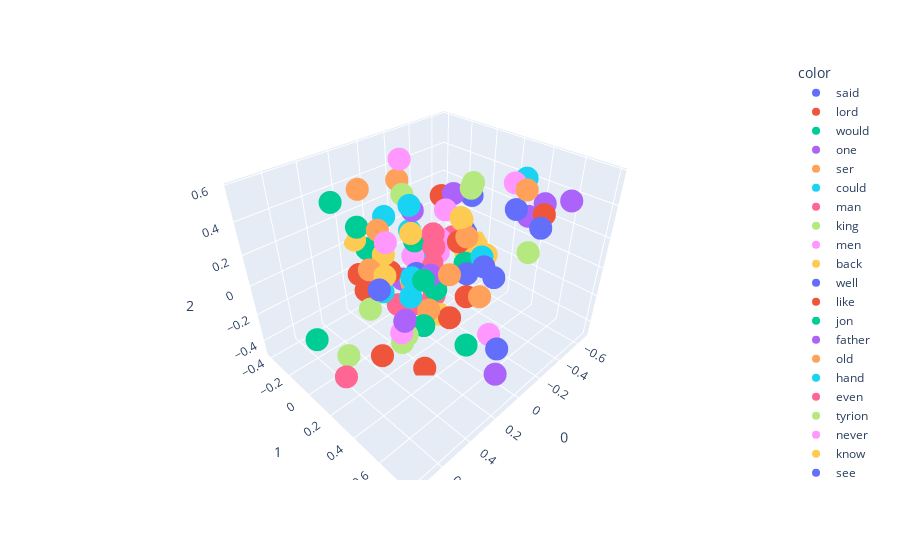

The code cell stored with this chart in its notebook:
### Code cell
import plotly.express as px
fig = px.scatter_3d(X[:100],x=0,y=1,z=2,color = y[:100])
fig.show()

### Figure 1 — Plotly figure (JSON) as saved in the notebook; plotly's stock layout.template omitted (floating-point values rounded to 4 significant figures)
{"data": [{"hovertemplate": "color=said<br>0=%{x}<br>1=%{y}<br>2=%{z}<extra></extra>", "legendgroup": "said", "marker": {"color": "#636efa", "symbol": "circle"}, "mode": "markers", "name": "said", "scene": "scene", "showlegend": true, "type": "scatter3d", "x": [-0.4817], "y": [0.02065], "z": [0.2538]}, {"hovertemplate": "color=lord<br>0=%{x}<br>1=%{y}<br>2=%{z}<extra></extra>", "legendgroup": "lord", "marker": {"color": "#EF553B", "symbol": "circle"}, "mode": "markers", "name": "lord", "scene": "scene", "showlegend": true, "type": "scatter3d", "x": [-0.3768], "y": [0.5975], "z": [0.3884]}, {"hovertemplate": "color=would<br>0=%{x}<br>1=%{y}<br>2=%{z}<extra></extra>", "legendgroup": "would", "marker": {"color": "#00cc96", "symbol": "circle"}, "mode": "markers", "name": "would", "scene": "scene", "showlegend": true, "type": "scatter3d", "x": [-0.5388], "y": [-0.0584], "z": [-0.3112]}, {"hovertemplate": "color=one<br>0=%{x}<br>1=%{y}<br>2=%{z}<extra></extra>", "legendgroup": "one", "marker": {"color": "#ab63fa", "symbol": "circle"}, "mode": "markers", "name": "one", "scene": "scene", "showlegend": true, "type": "scatter3d", "x": [0.01633], "y": [0.1632], "z": [-0.01575]}, {"hovertemplate": "color=ser<br>0=%{x}<br>1=%{y}<br>2=%{z}<extra></extra>", "legendgroup": "ser", "marker": {"color": "#FFA15A", "symbol": "circle"}, "mode": "markers", "name": "ser", "scene": "scene", "showlegend": true, "type": "scatter3d", "x": [-0.2668], "y": [0.5486], "z": [0.5499]}, {"hovertemplate": "color=could<br>0=%{x}<br>1=%{y}<br>2=%{z}<extra></extra>", "legendgroup": "could", "marker": {"color": "#19d3f3", "symbol": "circle"}, "mode": "markers", "name": "could", "scene": "scene", "showlegend": true, "type": "scatter3d", "x": [-0.04818], "y": [-0.1339], "z": [-0.2388]}, {"hovertemplate": "color=man<br>0=%{x}<br>1=%{y}<br>2=%{z}<extra></extra>", "legendgroup": "man", "marker": {"color": "#FF6692", "symbol": "circle"}, "mode": "markers", "name": "man", "scene": "scene", "showlegend": true, "type": "scatter3d", "x": [-0.06837], "y": [0.09844], "z": [0.1923]}, {"hovertemplate": "color=king<br>0=%{x}<br>1=%{y}<br>2=%{z}<extra></extra>", "legendgroup": "king", "marker": {"color": "#B6E880", "symbol": "circle"}, "mode": "markers", "name": "king", "scene": "scene", "showlegend": true, "type": "scatter3d", "x": [-0.3747], "y": [0.5324], "z": [0.1262]}, {"hovertemplate": "color=men<br>0=%{x}<br>1=%{y}<br>2=%{z}<extra></extra>", "legendgroup": "men", "marker": {"color": "#FF97FF", "symbol": "circle"}, "mode": "markers", "name": "men", "scene": "scene", "showlegend": true, "type": "scatter3d", "x": [-0.1029], "y": [0.5136], "z": [-0.3168]}, {"hovertemplate": "color=back<br>0=%{x}<br>1=%{y}<br>2=%{z}<extra></extra>", "legendgroup": "back", "marker": {"color": "#FECB52", "symbol": "circle"}, "mode": "markers", "name": "back", "scene": "scene", "showlegend": true, "type": "scatter3d", "x": [0.2413], "y": [0.03319], "z": [0.02648]}, {"hovertemplate": "color=well<br>0=%{x}<br>1=%{y}<br>2=%{z}<extra></extra>", "legendgroup": "well", "marker": {"color": "#636efa", "symbol": "circle"}, "mode": "markers", "name": "well", "scene": "scene", "showlegend": true, "type": "scatter3d", "x": [-0.4399], "y": [0.1826], "z": [-0.1741]}, {"hovertemplate": "color=like<br>0=%{x}<br>1=%{y}<br>2=%{z}<extra></extra>", "legendgroup": "like", "marker": {"color": "#EF553B", "symbol": "circle"}, "mode": "markers", "name": "like", "scene": "scene", "showlegend": true, "type": "scatter3d", "x": [0.2469], "y": [-0.1453], "z": [-0.167]}, {"hovertemplate": "color=jon<br>0=%{x}<br>1=%{y}<br>2=%{z}<extra></extra>", "legendgroup": "jon", "marker": {"color": "#00cc96", "symbol": "circle"}, "mode": "markers", "name": "jon", "scene": "scene", "showlegend": true, "type": "scatter3d", "x": [-0.02028], "y": [-0.003447], "z": [0.1218]}, {"hovertemplate": "color=father<br>0=%{x}<br>1=%{y}<br>2=%{z}<extra></extra>", "legendgroup": "father", "marker": {"color": "#ab63fa", "symbol": "circle"}, "mode": "markers", "name": "father", "scene": "scene", "showlegend": true, "type": "scatter3d", "x": [-0.6238], "y": [0.3432], "z": [0.181]}, {"hovertemplate": "color=old<br>0=%{x}<br>1=%{y}<br>2=%{z}<extra></extra>", "legendgroup": "old", "marker": {"color": "#FFA15A", "symbol": "circle"}, "mode": "markers", "name": "old", "scene": "scene", "showlegend": true, "type": "scatter3d", "x": [-0.007995], "y": [0.2848], "z": [0.03645]}, {"hovertemplate": "color=hand<br>0=%{x}<br>1=%{y}<br>2=%{z}<extra></extra>", "legendgroup": "hand", "marker": {"color": "#19d3f3", "symbol": "circle"}, "mode": "markers", "name": "hand", "scene": "scene", "showlegend": true, "type": "scatter3d", "x": [0.107], "y": [0.09815], "z": [0.4363]}, {"hovertemplate": "color=even<br>0=%{x}<br>1=%{y}<br>2=%{z}<extra></extra>", "legendgroup": "even", "marker": {"color": "#FF6692", "symbol": "circle"}, "mode": "markers", "name": "even", "scene": "scene", "showlegend": true, "type": "scatter3d", "x": [-0.09541], "y": [-0.09469], "z": [-0.4337]}, {"hovertemplate": "color=tyrion<br>0=%{x}<br>1=%{y}<br>2=%{z}<extra></extra>", "legendgroup": "tyrion", "marker": {"color": "#B6E880", "symbol": "circle"}, "mode": "markers", "name": "tyrion", "scene": "scene", "showlegend": true, "type": "scatter3d", "x": [-0.1017], "y": [-0.1907], "z": [0.3212]}, {"hovertemplate": "color=never<br>0=%{x}<br>1=%{y}<br>2=%{z}<extra></extra>", "legendgroup": "never", "marker": {"color": "#FF97FF", "symbol": "circle"}, "mode": "markers", "name": "never", "scene": "scene", "showlegend": true, "type": "scatter3d", "x": [-0.4322], "y": [-0.1992], "z": [-0.1333]}, {"hovertemplate": "color=know<br>0=%{x}<br>1=%{y}<br>2=%{z}<extra></extra>", "legendgroup": "know", "marker": {"color": "#FECB52", "symbol": "circle"}, "mode": "markers", "name": "know", "scene": "scene", "showlegend": true, "type": "scatter3d", "x": [-0.6639], "y": [-0.05669], "z": [-0.2013]}, {"hovertemplate": "color=see<br>0=%{x}<br>1=%{y}<br>2=%{z}<extra></extra>", "legendgroup": "see", "marker": {"color": "#636efa", "symbol": "circle"}, "mode": "markers", "name": "see", "scene": "scene", "showlegend": true, "type": "scatter3d", "x": [-0.06194], "y": [-0.03921], "z": [-0.1464]}, {"hovertemplate": "color=made<br>0=%{x}<br>1=%{y}<br>2=%{z}<extra></extra>", "legendgroup": "made", "marker": {"color": "#EF553B", "symbol": "circle"}, "mode": "markers", "name": "made", "scene": "scene", "showlegend": true, "type": "scatter3d", "x": [0.09444], "y": [-0.09759], "z": [-0.08534]}, {"hovertemplate": "color=eyes<br>0=%{x}<br>1=%{y}<br>2=%{z}<extra></extra>", "legendgroup": "eyes", "marker": {"color": "#00cc96", "symbol": "circle"}, "mode": "markers", "name": "eyes", "scene": "scene", "showlegend": true, "type": "scatter3d", "x": [0.2587], "y": [-0.1625], "z": [0.2625]}, {"hovertemplate": "color=black<br>0=%{x}<br>1=%{y}<br>2=%{z}<extra></extra>", "legendgroup": "black", "marker": {"color": "#ab63fa", "symbol": "circle"}, "mode": "markers", "name": "black", "scene": "scene", "showlegend": true, "type": "scatter3d", "x": [0.4551], "y": [0.43], "z": [0.07447]}, {"hovertemplate": "color=told<br>0=%{x}<br>1=%{y}<br>2=%{z}<extra></extra>", "legendgroup": "told", "marker": {"color": "#FFA15A", "symbol": "circle"}, "mode": "markers", "name": "told", "scene": "scene", "showlegend": true, "type": "scatter3d", "x": [-0.4888], "y": [-0.01058], "z": [-0.05795]}, {"hovertemplate": "color=lady<br>0=%{x}<br>1=%{y}<br>2=%{z}<extra></extra>", "legendgroup": "lady", "marker": {"color": "#19d3f3", "symbol": "circle"}, "mode": "markers", "name": "lady", "scene": "scene", "showlegend": true, "type": "scatter3d", "x": [-0.4519], "y": [0.4178], "z": [0.5085]}, {"hovertemplate": "color=thought<br>0=%{x}<br>1=%{y}<br>2=%{z}<extra></extra>", "legendgroup": "thought", "marker": {"color": "#FF6692", "symbol": "circle"}, "mode": "markers", "name": "thought", "scene": "scene", "showlegend": true, "type": "scatter3d", "x": [-0.2617], "y": [-0.2277], "z": [-0.09493]}, {"hovertemplate": "color=time<br>0=%{x}<br>1=%{y}<br>2=%{z}<extra></extra>", "legendgroup": "time", "marker": {"color": "#B6E880", "symbol": "circle"}, "mode": "markers", "name": "time", "scene": "scene", "showlegend": true, "type": "scatter3d", "x": [-0.03353], "y": [-0.05552], "z": [-0.1889]}, {"hovertemplate": "color=long<br>0=%{x}<br>1=%{y}<br>2=%{z}<extra></extra>", "legendgroup": "long", "marker": {"color": "#FF97FF", "symbol": "circle"}, "mode": "markers", "name": "long", "scene": "scene", "showlegend": true, "type": "scatter3d", "x": [0.2998], "y": [0.2224], "z": [-0.2328]}, {"hovertemplate": "color=might<br>0=%{x}<br>1=%{y}<br>2=%{z}<extra></extra>", "legendgroup": "might", "marker": {"color": "#FECB52", "symbol": "circle"}, "mode": "markers", "name": "might", "scene": "scene", "showlegend": true, "type": "scatter3d", "x": [-0.5816], "y": [-0.09379], "z": [-0.2536]}, {"hovertemplate": "color=us<br>0=%{x}<br>1=%{y}<br>2=%{z}<extra></extra>", "legendgroup": "us", "marker": {"color": "#636efa", "symbol": "circle"}, "mode": "markers", "name": "us", "scene": "scene", "showlegend": true, "type": "scatter3d", "x": [-0.5427], "y": [0.1913], "z": [-0.3068]}, {"hovertemplate": "color=come<br>0=%{x}<br>1=%{y}<br>2=%{z}<extra></extra>", "legendgroup": "come", "marker": {"color": "#EF553B", "symbol": "circle"}, "mode": "markers", "name": "come", "scene": "scene", "showlegend": true, "type": "scatter3d", "x": [-0.3786], "y": [0.1011], "z": [-0.4255]}, {"hovertemplate": "color=face<br>0=%{x}<br>1=%{y}<br>2=%{z}<extra></extra>", "legendgroup": "face", "marker": {"color": "#00cc96", "symbol": "circle"}, "mode": "markers", "name": "face", "scene": "scene", "showlegend": true, "type": "scatter3d", "x": [0.3426], "y": [-0.2602], "z": [0.4078]}, {"hovertemplate": "color=still<br>0=%{x}<br>1=%{y}<br>2=%{z}<extra></extra>", "legendgroup": "still", "marker": {"color": "#ab63fa", "symbol": "circle"}, "mode": "markers", "name": "still", "scene": "scene", "showlegend": true, "type": "scatter3d", "x": [0.1222], "y": [0.05565], "z": [-0.3531]}, {"hovertemplate": "color=head<br>0=%{x}<br>1=%{y}<br>2=%{z}<extra></extra>", "legendgroup": "head", "marker": {"color": "#FFA15A", "symbol": "circle"}, "mode": "markers", "name": "head", "scene": "scene", "showlegend": true, "type": "scatter3d", "x": [0.3161], "y": [-0.04431], "z": [0.5497]}, {"hovertemplate": "color=red<br>0=%{x}<br>1=%{y}<br>2=%{z}<extra></extra>", "legendgroup": "red", "marker": {"color": "#19d3f3", "symbol": "circle"}, "mode": "markers", "name": "red", "scene": "scene", "showlegend": true, "type": "scatter3d", "x": [0.3428], "y": [0.3644], "z": [0.2383]}, {"hovertemplate": "color=way<br>0=%{x}<br>1=%{y}<br>2=%{z}<extra></extra>", "legendgroup": "way", "marker": {"color": "#FF6692", "symbol": "circle"}, "mode": "markers", "name": "way", "scene": "scene", "showlegend": true, "type": "scatter3d", "x": [0.08025], "y": [-0.05499], "z": [-0.3187]}, {"hovertemplate": "color=boy<br>0=%{x}<br>1=%{y}<br>2=%{z}<extra></extra>", "legendgroup": "boy", "marker": {"color": "#B6E880", "symbol": "circle"}, "mode": "markers", "name": "boy", "scene": "scene", "showlegend": true, "type": "scatter3d", "x": [-0.2826], "y": [0.1787], "z": [0.4254]}, {"hovertemplate": "color=page<br>0=%{x}<br>1=%{y}<br>2=%{z}<extra></extra>", "legendgroup": "page", "marker": {"color": "#FF97FF", "symbol": "circle"}, "mode": "markers", "name": "page", "scene": "scene", "showlegend": true, "type": "scatter3d", "x": [-0.145], "y": [0.1177], "z": [0.3212]}, {"hovertemplate": "color=must<br>0=%{x}<br>1=%{y}<br>2=%{z}<extra></extra>", "legendgroup": "must", "marker": {"color": "#FECB52", "symbol": "circle"}, "mode": "markers", "name": "must", "scene": "scene", "showlegend": true, "type": "scatter3d", "x": [-0.6419], "y": [0.03762], "z": [-0.2452]}, {"hovertemplate": "color=queen<br>0=%{x}<br>1=%{y}<br>2=%{z}<extra></extra>", "legendgroup": "queen", "marker": {"color": "#636efa", "symbol": "circle"}, "mode": "markers", "name": "queen", "scene": "scene", "showlegend": true, "type": "scatter3d", "x": [-0.4921], "y": [0.3443], "z": [0.2774]}, {"hovertemplate": "color=good<br>0=%{x}<br>1=%{y}<br>2=%{z}<extra></extra>", "legendgroup": "good", "marker": {"color": "#EF553B", "symbol": "circle"}, "mode": "markers", "name": "good", "scene": "scene", "showlegend": true, "type": "scatter3d", "x": [-0.4862], "y": [-0.07981], "z": [-0.1244]}, {"hovertemplate": "color=two<br>0=%{x}<br>1=%{y}<br>2=%{z}<extra></extra>", "legendgroup": "two", "marker": {"color": "#00cc96", "symbol": "circle"}, "mode": "markers", "name": "two", "scene": "scene", "showlegend": true, "type": "scatter3d", "x": [0.1977], "y": [0.6], "z": [-0.1386]}, {"hovertemplate": "color=brother<br>0=%{x}<br>1=%{y}<br>2=%{z}<extra></extra>", "legendgroup": "brother", "marker": {"color": "#ab63fa", "symbol": "circle"}, "mode": "markers", "name": "brother", "scene": "scene", "showlegend": true, "type": "scatter3d", "x": [-0.5449], "y": [0.4926], "z": [0.3501]}, {"hovertemplate": "color=night<br>0=%{x}<br>1=%{y}<br>2=%{z}<extra></extra>", "legendgroup": "night", "marker": {"color": "#FFA15A", "symbol": "circle"}, "mode": "markers", "name": "night", "scene": "scene", "showlegend": true, "type": "scatter3d", "x": [0.01917], "y": [0.1497], "z": [-0.2765]}, {"hovertemplate": "color=little<br>0=%{x}<br>1=%{y}<br>2=%{z}<extra></extra>", "legendgroup": "little", "marker": {"color": "#19d3f3", "symbol": "circle"}, "mode": "markers", "name": "little", "scene": "scene", "showlegend": true, "type": "scatter3d", "x": [-0.1169], "y": [-0.1497], "z": [0.08841]}, {"hovertemplate": "color=took<br>0=%{x}<br>1=%{y}<br>2=%{z}<extra></extra>", "legendgroup": "took", "marker": {"color": "#FF6692", "symbol": "circle"}, "mode": "markers", "name": "took", "scene": "scene", "showlegend": true, "type": "scatter3d", "x": [0.008446], "y": [0.1805], "z": [0.1776]}, {"hovertemplate": "color=came<br>0=%{x}<br>1=%{y}<br>2=%{z}<extra></extra>", "legendgroup": "came", "marker": {"color": "#B6E880", "symbol": "circle"}, "mode": "markers", "name": "came", "scene": "scene", "showlegend": true, "type": "scatter3d", "x": [0.2735], "y": [0.1949], "z": [-0.3412]}, {"hovertemplate": "color=though<br>0=%{x}<br>1=%{y}<br>2=%{z}<extra></extra>", "legendgroup": "though", "marker": {"color": "#FF97FF", "symbol": "circle"}, "mode": "markers", "name": "though", "scene": "scene", "showlegend": true, "type": "scatter3d", "x": [-0.1943], "y": [-0.2112], "z": [-0.1605]}, {"hovertemplate": "color=say<br>0=%{x}<br>1=%{y}<br>2=%{z}<extra></extra>", "legendgroup": "say", "marker": {"color": "#FECB52", "symbol": "circle"}, "mode": "markers", "name": "say", "scene": "scene", "showlegend": true, "type": "scatter3d", "x": [-0.6242], "y": [-0.1769], "z": [-0.05032]}, {"hovertemplate": "color=three<br>0=%{x}<br>1=%{y}<br>2=%{z}<extra></extra>", "legendgroup": "three", "marker": {"color": "#636efa", "symbol": "circle"}, "mode": "markers", "name": "three", "scene": "scene", "showlegend": true, "type": "scatter3d", "x": [0.08324], "y": [0.7096], "z": [-0.1692]}, {"hovertemplate": "color=away<br>0=%{x}<br>1=%{y}<br>2=%{z}<extra></extra>", "legendgroup": "away", "marker": {"color": "#EF553B", "symbol": "circle"}, "mode": "markers", "name": "away", "scene": "scene", "showlegend": true, "type": "scatter3d", "x": [0.2688], "y": [-0.1678], "z": [-0.05059]}, {"hovertemplate": "color=dead<br>0=%{x}<br>1=%{y}<br>2=%{z}<extra></extra>", "legendgroup": "dead", "marker": {"color": "#00cc96", "symbol": "circle"}, "mode": "markers", "name": "dead", "scene": "scene", "showlegend": true, "type": "scatter3d", "x": [-0.06217], "y": [0.1277], "z": [-0.1794]}, {"hovertemplate": "color=son<br>0=%{x}<br>1=%{y}<br>2=%{z}<extra></extra>", "legendgroup": "son", "marker": {"color": "#ab63fa", "symbol": "circle"}, "mode": "markers", "name": "son", "scene": "scene", "showlegend": true, "type": "scatter3d", "x": [-0.4269], "y": [0.7095], "z": [0.4901]}, {"hovertemplate": "color=blood<br>0=%{x}<br>1=%{y}<br>2=%{z}<extra></extra>", "legendgroup": "blood", "marker": {"color": "#FFA15A", "symbol": "circle"}, "mode": "markers", "name": "blood", "scene": "scene", "showlegend": true, "type": "scatter3d", "x": [0.2478], "y": [-0.09493], "z": [0.007364]}, {"hovertemplate": "color=take<br>0=%{x}<br>1=%{y}<br>2=%{z}<extra></extra>", "legendgroup": "take", "marker": {"color": "#19d3f3", "symbol": "circle"}, "mode": "markers", "name": "take", "scene": "scene", "showlegend": true, "type": "scatter3d", "x": [-0.4574], "y": [0.148], "z": [-0.1235]}, {"hovertemplate": "color=go<br>0=%{x}<br>1=%{y}<br>2=%{z}<extra></extra>", "legendgroup": "go", "marker": {"color": "#FF6692", "symbol": "circle"}, "mode": "markers", "name": "go", "scene": "scene", "showlegend": true, "type": "scatter3d", "x": [-0.2732], "y": [-0.1816], "z": [-0.3124]}, {"hovertemplate": "color=half<br>0=%{x}<br>1=%{y}<br>2=%{z}<extra></extra>", "legendgroup": "half", "marker": {"color": "#B6E880", "symbol": "circle"}, "mode": "markers", "name": "half", "scene": "scene", "showlegend": true, "type": "scatter3d", "x": [0.2525], "y": [0.2118], "z": [-0.2871]}, {"hovertemplate": "color=make<br>0=%{x}<br>1=%{y}<br>2=%{z}<extra></extra>", "legendgroup": "make", "marker": {"color": "#FF97FF", "symbol": "circle"}, "mode": "markers", "name": "make", "scene": "scene", "showlegend": true, "type": "scatter3d", "x": [-0.4402], "y": [-0.2201], "z": [-0.2479]}, {"hovertemplate": "color=arya<br>0=%{x}<br>1=%{y}<br>2=%{z}<extra></extra>", "legendgroup": "arya", "marker": {"color": "#FECB52", "symbol": "circle"}, "mode": "markers", "name": "arya", "scene": "scene", "showlegend": true, "type": "scatter3d", "x": [0.114], "y": [-0.4012], "z": [0.01203]}, {"hovertemplate": "color=saw<br>0=%{x}<br>1=%{y}<br>2=%{z}<extra></extra>", "legendgroup": "saw", "marker": {"color": "#636efa", "symbol": "circle"}, "mode": "markers", "name": "saw", "scene": "scene", "showlegend": true, "type": "scatter3d", "x": [0.3145], "y": [0.06949], "z": [-0.01023]}, {"hovertemplate": "color=day<br>0=%{x}<br>1=%{y}<br>2=%{z}<extra></extra>", "legendgroup": "day", "marker": {"color": "#EF553B", "symbol": "circle"}, "mode": "markers", "name": "day", "scene": "scene", "showlegend": true, "type": "scatter3d", "x": [-0.09182], "y": [0.2182], "z": [-0.3636]}, {"hovertemplate": "color=white<br>0=%{x}<br>1=%{y}<br>2=%{z}<extra></extra>", "legendgroup": "white", "marker": {"color": "#00cc96", "symbol": "circle"}, "mode": "markers", "name": "white", "scene": "scene", "showlegend": true, "type": "scatter3d", "x": [0.4067], "y": [0.5112], "z": [0.3325]}, {"hovertemplate": "color=jaime<br>0=%{x}<br>1=%{y}<br>2=%{z}<extra></extra>", "legendgroup": "jaime", "marker": {"color": "#ab63fa", "symbol": "circle"}, "mode": "markers", "name": "jaime", "scene": "scene", "showlegend": true, "type": "scatter3d", "x": [-0.2417], "y": [0.08508], "z": [0.3746]}, {"hovertemplate": "color=first<br>0=%{x}<br>1=%{y}<br>2=%{z}<extra></extra>", "legendgroup": "first", "marker": {"color": "#FFA15A", "symbol": "circle"}, "mode": "markers", "name": "first", "scene": "scene", "showlegend": true, "type": "scatter3d", "x": [-0.1916], "y": [0.3596], "z": [-0.1773]}, {"hovertemplate": "color=look<br>0=%{x}<br>1=%{y}<br>2=%{z}<extra></extra>", "legendgroup": "look", "marker": {"color": "#19d3f3", "symbol": "circle"}, "mode": "markers", "name": "look", "scene": "scene", "showlegend": true, "type": "scatter3d", "x": [-0.009828], "y": [-0.2569], "z": [0.1855]}, {"hovertemplate": "color=want<br>0=%{x}<br>1=%{y}<br>2=%{z}<extra></extra>", "legendgroup": "want", "marker": {"color": "#FF6692", "symbol": "circle"}, "mode": "markers", "name": "want", "scene": "scene", "showlegend": true, "type": "scatter3d", "x": [-0.5445], "y": [-0.1833], "z": [-0.1548]}, {"hovertemplate": "color=much<br>0=%{x}<br>1=%{y}<br>2=%{z}<extra></extra>", "legendgroup": "much", "marker": {"color": "#B6E880", "symbol": "circle"}, "mode": "markers", "name": "much", "scene": "scene", "showlegend": true, "type": "scatter3d", "x": [-0.4868], "y": [-0.256], "z": [-0.2186]}, {"hovertemplate": "color=enough<br>0=%{x}<br>1=%{y}<br>2=%{z}<extra></extra>", "legendgroup": "enough", "marker": {"color": "#FF97FF", "symbol": "circle"}, "mode": "markers", "name": "enough", "scene": "scene", "showlegend": true, "type": "scatter3d", "x": [-0.2164], "y": [-0.08104], "z": [-0.3046]}, {"hovertemplate": "color=sword<br>0=%{x}<br>1=%{y}<br>2=%{z}<extra></extra>", "legendgroup": "sword", "marker": {"color": "#FECB52", "symbol": "circle"}, "mode": "markers", "name": "sword", "scene": "scene", "showlegend": true, "type": "scatter3d", "x": [0.132], "y": [0.1332], "z": [0.2951]}, {"hovertemplate": "color=tell<br>0=%{x}<br>1=%{y}<br>2=%{z}<extra></extra>", "legendgroup": "tell", "marker": {"color": "#636efa", "symbol": "circle"}, "mode": "markers", "name": "tell", "scene": "scene", "showlegend": true, "type": "scatter3d", "x": [-0.6686], "y": [-0.1757], "z": [-0.123]}, {"hovertemplate": "color=girl<br>0=%{x}<br>1=%{y}<br>2=%{z}<extra></extra>", "legendgroup": "girl", "marker": {"color": "#EF553B", "symbol": "circle"}, "mode": "markers", "name": "girl", "scene": "scene", "showlegend": true, "type": "scatter3d", "x": [-0.2311], "y": [0.001692], "z": [0.3359]}, {"hovertemplate": "color=bran<br>0=%{x}<br>1=%{y}<br>2=%{z}<extra></extra>", "legendgroup": "bran", "marker": {"color": "#00cc96", "symbol": "circle"}, "mode": "markers", "name": "bran", "scene": "scene", "showlegend": true, "type": "scatter3d", "x": [0.05395], "y": [-0.3642], "z": [-0.06182]}, {"hovertemplate": "color=great<br>0=%{x}<br>1=%{y}<br>2=%{z}<extra></extra>", "legendgroup": "great", "marker": {"color": "#ab63fa", "symbol": "circle"}, "mode": "markers", "name": "great", "scene": "scene", "showlegend": true, "type": "scatter3d", "x": [0.1918], "y": [0.7915], "z": [-0.2108]}, {"hovertemplate": "color=looked<br>0=%{x}<br>1=%{y}<br>2=%{z}<extra></extra>", "legendgroup": "looked", "marker": {"color": "#FFA15A", "symbol": "circle"}, "mode": "markers", "name": "looked", "scene": "scene", "showlegend": true, "type": "scatter3d", "x": [0.1956], "y": [-0.06287], "z": [0.2587]}, {"hovertemplate": "color=left<br>0=%{x}<br>1=%{y}<br>2=%{z}<extra></extra>", "legendgroup": "left", "marker": {"color": "#19d3f3", "symbol": "circle"}, "mode": "markers", "name": "left", "scene": "scene", "showlegend": true, "type": "scatter3d", "x": [0.2544], "y": [0.2545], "z": [0.01072]}, {"hovertemplate": "color=knew<br>0=%{x}<br>1=%{y}<br>2=%{z}<extra></extra>", "legendgroup": "knew", "marker": {"color": "#FF6692", "symbol": "circle"}, "mode": "markers", "name": "knew", "scene": "scene", "showlegend": true, "type": "scatter3d", "x": [-0.3516], "y": [-0.1939], "z": [-0.2841]}, {"hovertemplate": "color=asked<br>0=%{x}<br>1=%{y}<br>2=%{z}<extra></extra>", "legendgroup": "asked", "marker": {"color": "#B6E880", "symbol": "circle"}, "mode": "markers", "name": "asked", "scene": "scene", "showlegend": true, "type": "scatter3d", "x": [-0.4935], "y": [0.01681], "z": [0.334]}, {"hovertemplate": "color=gave<br>0=%{x}<br>1=%{y}<br>2=%{z}<extra></extra>", "legendgroup": "gave", "marker": {"color": "#FF97FF", "symbol": "circle"}, "mode": "markers", "name": "gave", "scene": "scene", "showlegend": true, "type": "scatter3d", "x": [-0.07341], "y": [-0.1705], "z": [0.5526]}, {"hovertemplate": "color=maester<br>0=%{x}<br>1=%{y}<br>2=%{z}<extra></extra>", "legendgroup": "maester", "marker": {"color": "#FECB52", "symbol": "circle"}, "mode": "markers", "name": "maester", "scene": "scene", "showlegend": true, "type": "scatter3d", "x": [-0.1442], "y": [0.2342], "z": [0.3199]}, {"hovertemplate": "color=called<br>0=%{x}<br>1=%{y}<br>2=%{z}<extra></extra>", "legendgroup": "called", "marker": {"color": "#636efa", "symbol": "circle"}, "mode": "markers", "name": "called", "scene": "scene", "showlegend": true, "type": "scatter3d", "x": [-0.196], "y": [0.6965], "z": [0.4245]}, {"hovertemplate": "color=wall<br>0=%{x}<br>1=%{y}<br>2=%{z}<extra></extra>", "legendgroup": "wall", "marker": {"color": "#EF553B", "symbol": "circle"}, "mode": "markers", "name": "wall", "scene": "scene", "showlegend": true, "type": "scatter3d", "x": [0.2296], "y": [0.3288], "z": [-0.4817]}, {"hovertemplate": "color=every<br>0=%{x}<br>1=%{y}<br>2=%{z}<extra></extra>", "legendgroup": "every", "marker": {"color": "#00cc96", "symbol": "circle"}, "mode": "markers", "name": "every", "scene": "scene", "showlegend": true, "type": "scatter3d", "x": [0.1224], "y": [0.2131], "z": [-0.2967]}, {"hovertemplate": "color=heard<br>0=%{x}<br>1=%{y}<br>2=%{z}<extra></extra>", "legendgroup": "heard", "marker": {"color": "#ab63fa", "symbol": "circle"}, "mode": "markers", "name": "heard", "scene": "scene", "showlegend": true, "type": "scatter3d", "x": [-0.01464], "y": [-0.1169], "z": [-0.2047]}, {"hovertemplate": "color=sansa<br>0=%{x}<br>1=%{y}<br>2=%{z}<extra></extra>", "legendgroup": "sansa", "marker": {"color": "#FFA15A", "symbol": "circle"}, "mode": "markers", "name": "sansa", "scene": "scene", "showlegend": true, "type": "scatter3d", "x": [-0.1889], "y": [-0.3319], "z": [0.3378]}, {"hovertemplate": "color=let<br>0=%{x}<br>1=%{y}<br>2=%{z}<extra></extra>", "legendgroup": "let", "marker": {"color": "#19d3f3", "symbol": "circle"}, "mode": "markers", "name": "let", "scene": "scene", "showlegend": true, "type": "scatter3d", "x": [-0.2463], "y": [-0.2251], "z": [-0.1373]}, {"hovertemplate": "color=yet<br>0=%{x}<br>1=%{y}<br>2=%{z}<extra></extra>", "legendgroup": "yet", "marker": {"color": "#FF6692", "symbol": "circle"}, "mode": "markers", "name": "yet", "scene": "scene", "showlegend": true, "type": "scatter3d", "x": [-0.2347], "y": [-0.05584], "z": [-0.4195]}, {"hovertemplate": "color=went<br>0=%{x}<br>1=%{y}<br>2=%{z}<extra></extra>", "legendgroup": "went", "marker": {"color": "#B6E880", "symbol": "circle"}, "mode": "markers", "name": "went", "scene": "scene", "showlegend": true, "type": "scatter3d", "x": [0.3763], "y": [0.05747], "z": [-0.1157]}, {"hovertemplate": "color=turned<br>0=%{x}<br>1=%{y}<br>2=%{z}<extra></extra>", "legendgroup": "turned", "marker": {"color": "#FF97FF", "symbol": "circle"}, "mode": "markers", "name": "turned", "scene": "scene", "showlegend": true, "type": "scatter3d", "x": [0.2694], "y": [0.09011], "z": [0.2806]}, {"hovertemplate": "color=dany<br>0=%{x}<br>1=%{y}<br>2=%{z}<extra></extra>", "legendgroup": "dany", "marker": {"color": "#FECB52", "symbol": "circle"}, "mode": "markers", "name": "dany", "scene": "scene", "showlegend": true, "type": "scatter3d", "x": [0.08646], "y": [-0.162], "z": [0.002912]}, {"hovertemplate": "color=need<br>0=%{x}<br>1=%{y}<br>2=%{z}<extra></extra>", "legendgroup": "need", "marker": {"color": "#636efa", "symbol": "circle"}, "mode": "markers", "name": "need", "scene": "scene", "showlegend": true, "type": "scatter3d", "x": [-0.4716], "y": [0.01712], "z": [-0.3285]}, {"hovertemplate": "color=behind<br>0=%{x}<br>1=%{y}<br>2=%{z}<extra></extra>", "legendgroup": "behind", "marker": {"color": "#EF553B", "symbol": "circle"}, "mode": "markers", "name": "behind", "scene": "scene", "showlegend": true, "type": "scatter3d", "x": [0.5595], "y": [0.3733], "z": [-0.1186]}, {"hovertemplate": "color=around<br>0=%{x}<br>1=%{y}<br>2=%{z}<extra></extra>", "legendgroup": "around", "marker": {"color": "#00cc96", "symbol": "circle"}, "mode": "markers", "name": "around", "scene": "scene", "showlegend": true, "type": "scatter3d", "x": [0.7447], "y": [0.09635], "z": [-0.07299]}, {"hovertemplate": "color=woman<br>0=%{x}<br>1=%{y}<br>2=%{z}<extra></extra>", "legendgroup": "woman", "marker": {"color": "#ab63fa", "symbol": "circle"}, "mode": "markers", "name": "woman", "scene": "scene", "showlegend": true, "type": "scatter3d", "x": [-0.08936], "y": [-0.09187], "z": [0.2587]}, {"hovertemplate": "color=another<br>0=%{x}<br>1=%{y}<br>2=%{z}<extra></extra>", "legendgroup": "another", "marker": {"color": "#FFA15A", "symbol": "circle"}, "mode": "markers", "name": "another", "scene": "scene", "showlegend": true, "type": "scatter3d", "x": [0.03884], "y": [0.03139], "z": [-0.1349]}, {"hovertemplate": "color=snow<br>0=%{x}<br>1=%{y}<br>2=%{z}<extra></extra>", "legendgroup": "snow", "marker": {"color": "#19d3f3", "symbol": "circle"}, "mode": "markers", "name": "snow", "scene": "scene", "showlegend": true, "type": "scatter3d", "x": [0.2689], "y": [0.04237], "z": [-0.06321]}, {"hovertemplate": "color=beneath<br>0=%{x}<br>1=%{y}<br>2=%{z}<extra></extra>", "legendgroup": "beneath", "marker": {"color": "#FF6692", "symbol": "circle"}, "mode": "markers", "name": "beneath", "scene": "scene", "showlegend": true, "type": "scatter3d", "x": [0.7525], "y": [0.3324], "z": [-0.1525]}, {"hovertemplate": "color=across<br>0=%{x}<br>1=%{y}<br>2=%{z}<extra></extra>", "legendgroup": "across", "marker": {"color": "#B6E880", "symbol": "circle"}, "mode": "markers", "name": "across", "scene": "scene", "showlegend": true, "type": "scatter3d", "x": [0.6789], "y": [0.2612], "z": [-0.1132]}, {"hovertemplate": "color=knight<br>0=%{x}<br>1=%{y}<br>2=%{z}<extra></extra>", "legendgroup": "knight", "marker": {"color": "#FF97FF", "symbol": "circle"}, "mode": "markers", "name": "knight", "scene": "scene", "showlegend": true, "type": "scatter3d", "x": [-0.2441], "y": [0.4908], "z": [0.5755]}, {"hovertemplate": "color=keep<br>0=%{x}<br>1=%{y}<br>2=%{z}<extra></extra>", "legendgroup": "keep", "marker": {"color": "#FECB52", "symbol": "circle"}, "mode": "markers", "name": "keep", "scene": "scene", "showlegend": true, "type": "scatter3d", "x": [-0.07075], "y": [0.151], "z": [-0.3634]}], "layout": {"legend": {"title": {"text": "color"}, "tracegroupgap": 0}, "margin": {"t": 60}, "scene": {"domain": {"x": [0, 1], "y": [0, 1]}, "xaxis": {"title": {"text": "0"}}, "yaxis": {"title": {"text": "1"}}, "zaxis": {"title": {"text": "2"}}}}}
